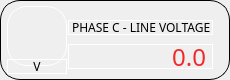
                    <widget class="QFrame" name="horizontalFrame_8">
                     <property name="minimumSize">
                      <size>
                       <width>230</width>
                       <height>80</height>
                      </size>
                     </property>
                     <property name="maximumSize">
                      <size>
                       <width>230</width>
                       <height>80</height>
                      </size>
                     </property>
                     <property name="styleSheet">
                      <string notr="true">border: 1px solid #000000;
border-radius: 20px;</string>
                     </property>
                     <layout class="QHBoxLayout" name="horizontalLayout_13">
                      <property name="spacing">
                       <number>0</number>
                      </property>
                      <property name="leftMargin">
                       <number>5</number>
                      </property>
                      <property name="topMargin">
                       <number>5</number>
                      </property>
                      <property name="rightMargin">
                       <number>5</number>
                      </property>
                      <property name="bottomMargin">
                       <number>5</number>
                      </property>
                      <item>
                       <layout class="QVBoxLayout" name="verticalLayout_26">
                        <property name="spacing">
                         <number>0</number>
                        </property>
                        <item>
                         <widget class="QLabel" name="label_29">
                          <property name="sizePolicy">
                           <sizepolicy hsizetype="Fixed" vsizetype="Fixed">
                            <horstretch>0</horstretch>
                            <verstretch>0</verstretch>
                           </sizepolicy>
                          </property>
                          <property name="minimumSize">
                           <size>
                            <width>60</width>
                            <height>60</height>
                           </size>
                          </property>
                          <property name="maximumSize">
                           <size>
                            <width>60</width>
                            <height>60</height>
                           </size>
                          </property>
                          <property name="styleSheet">
                           <string notr="true">border-color: rgb(255, 255, 255);
image: url(:/icons/V.jpg);</string>
                          </property>
                          <property name="text">
                           <string/>
                          </property>
                         </widget>
                        </item>
                        <item>
                         <widget class="QLabel" name="label_55">
                          <property name="sizePolicy">
                           <sizepolicy hsizetype="Fixed" vsizetype="Fixed">
                            <horstretch>0</horstretch>
                            <verstretch>0</verstretch>
                           </sizepolicy>
                          </property>
                          <property name="minimumSize">
                           <size>
                            <width>60</width>
                            <height>15</height>
                           </size>
                          </property>
                          <property name="maximumSize">
                           <size>
                            <width>60</width>
                            <height>15</height>
                           </size>
                          </property>
                          <property name="font">
                           <font>
                            <family>Gilroy</family>
                           </font>
                          </property>
                          <property name="styleSheet">
                           <string notr="true">border-color: rgb(255, 255, 255);</string>
                          </property>
                          <property name="text">
                           <string>V</string>
                          </property>
                          <property name="alignment">
                           <set>Qt::AlignCenter</set>
                          </property>
                         </widget>
                        </item>
                       </layout>
                      </item>
                      <item>
                       <layout class="QVBoxLayout" name="verticalLayout_27">
                        <property name="spacing">
                         <number>5</number>
                        </property>
                        <property name="topMargin">
                         <number>10</number>
                        </property>
                        <property name="rightMargin">
                         <number>10</number>
                        </property>
                        <item>
                         <widget class="QLabel" name="label_30">
                          <property name="sizePolicy">
                           <sizepolicy hsizetype="Fixed" vsizetype="Fixed">
                            <horstretch>0</horstretch>
                            <verstretch>0</verstretch>
                           </sizepolicy>
                          </property>
                          <property name="minimumSize">
                           <size>
                            <width>145</width>
                            <height>15</height>
                           </size>
                          </property>
                          <property name="maximumSize">
                           <size>
                            <width>145</width>
                            <height>15</height>
                           </size>
                          </property>
                          <property name="sizeIncrement">
                           <size>
                            <width>145</width>
                            <height>15</height>
                           </size>
                          </property>
                          <property name="baseSize">
                           <size>
                            <width>145</width>
                            <height>15</height>
                           </size>
                          </property>
                          <property name="font">
                           <font>
                            <family>Gilroy</family>
                            <pointsize>9</pointsize>
                           </font>
                          </property>
                          <property name="styleSheet">
                           <string notr="true">border-color: rgb(255, 255, 255);</string>
                          </property>
                          <property name="text">
                           <string>PHASE C - LINE VOLTAGE</string>
                          </property>
                         </widget>
                        </item>
                        <item>
                         <widget class="QLabel" name="line_v_c_1">
                          <property name="sizePolicy">
                           <sizepolicy hsizetype="Preferred" vsizetype="Preferred">
                            <horstretch>0</horstretch>
                            <verstretch>0</verstretch>
                           </sizepolicy>
                          </property>
                          <property name="minimumSize">
                           <size>
                            <width>145</width>
                            <height>25</height>
                           </size>
                          </property>
                          <property name="maximumSize">
                           <size>
                            <width>145</width>
                            <height>25</height>
                           </size>
                          </property>
                          <property name="sizeIncrement">
                           <size>
                            <width>145</width>
                            <height>25</height>
                           </size>
                          </property>
                          <property name="baseSize">
                           <size>
                            <width>145</width>
                            <height>25</height>
                           </size>
                          </property>
                          <property name="font">
                           <font>
                            <family>Gilroy</family>
                            <pointsize>18</pointsize>
                           </font>
                          </property>
                          <property name="styleSheet">
                           <string notr="true">color: rgb(239, 41, 41);
border-color: rgb(255, 255, 255);</string>
                          </property>
                          <property name="text">
                           <string>0.0</string>
                          </property>
                          <property name="alignment">
                           <set>Qt::AlignRight|Qt::AlignTrailing|Qt::AlignVCenter</set>
                          </property>
                         </widget>
                        </item>
                       </layout>
                      </item>
                     </layout>
                    </widget>
